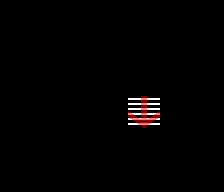

The image is a tile-based game level rendered from a .tmx file. Its description and complete source (layers, tilesets, objects, tile grids) follow:
An orthogonal 7x6 tile map with 32x32 px tiles, 1 tile layer (Tile Layer 3), 2 hidden layers not drawn.

<map version="1.0" orientation="orthogonal" width="7" height="6" tilewidth="32" tileheight="32">
 <properties>
  <property name="ReplicantsImitating" value="5" />
  <property name="ReplicantsNormal" value="5" />
  <property name="Text" value="Hey there" />
  <property name="Text1" value="" />
  <property name="Text2" value="" />
  <property name="Text3" value="" />
  <property name="Text4" value="" />
  <property name="Text5" value="" />
 </properties>
 <tileset firstgid="1" name="ReplicaTileset" tilewidth="32" tileheight="32">
  <image source="ReplicaTileset.png" width="320" height="128" />
 </tileset>
 <layer name="Tile Layer 1" width="7" height="6" visible="0">
  <data encoding="csv">
1,1,1,1,1,10,0,
1,1,1,1,1,10,0,
1,1,1,1,1,10,0,
1,1,1,1,1,10,0,
1,1,1,1,1,11,0,
0,0,0,0,0,0,0
</data>
 </layer>
 <layer name="Tile Layer 2" width="7" height="6" visible="0">
  <data encoding="csv">
0,0,0,0,2,0,0,
0,1,0,1,0,0,0,
0,1,10,1,0,0,0,
0,0,0,0,0,0,0,
0,0,0,0,0,0,0,
0,0,0,0,0,0,0
</data>
 </layer>
 <layer name="Tile Layer 3" width="7" height="6">
  <data encoding="csv">
0,0,0,0,0,0,0,
0,0,0,0,0,0,0,
0,1,0,1,0,0,0,
0,0,0,0,10,0,0,
0,0,0,0,0,0,0,
0,0,0,0,0,0,0
</data>
 </layer>
</map>
